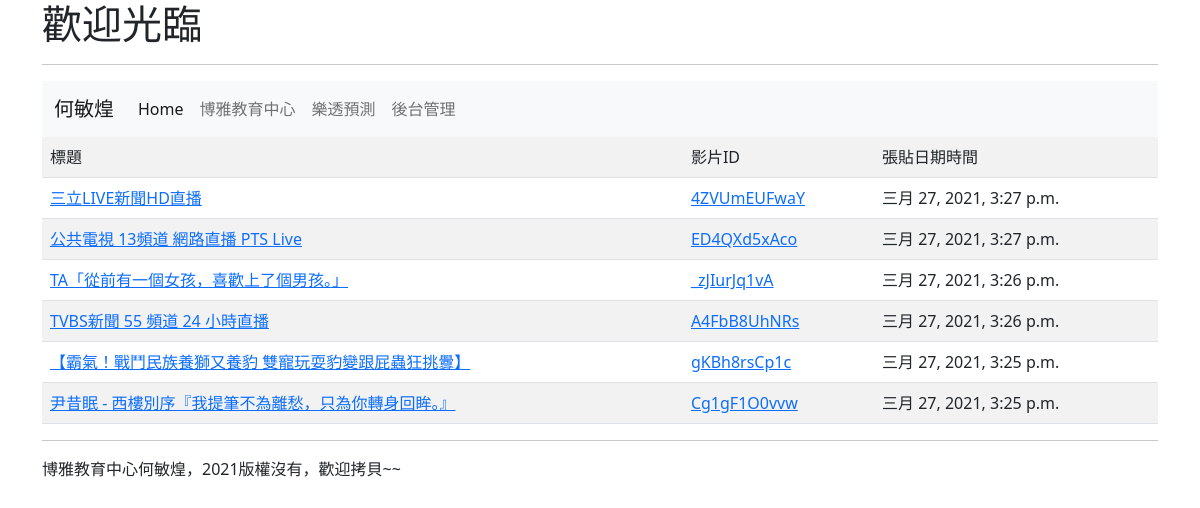
The page / on the database its author committed.
### mysite/models.py (models this page shows, shortened)
class Post(models.Model):
    title = models.CharField(max_length=200)
    vid = models.CharField(max_length=20, default="gKBh8rsCp1c")
    pub_date = models.DateTimeField(default=timezone.now)
    class Meta:
        ordering = ('-pub_date',)

### mysite/views.py (the view)
# urls.py: path('', views.index),
def index(request):
	posts = models.Post.objects.all()
	return render(request, "index.html", locals())

### templates/index.html (shortened to what this page needs)
<!doctype html>
<html>
  <head>
    <link href="https://cdn.jsdelivr.net/npm/bootstrap@5.0.0-beta2/dist/css/bootstrap.min.css" rel="stylesheet">
  </head>
  <body>
  	<div class="container">
    <h1>歡迎光臨</h1>
	<hr>
	<nav class="navbar navbar-expand-lg navbar-light bg-light">
  <div class="container-fluid">
    <a class="navbar-brand" href="#">何敏煌</a>
    <div class="collapse navbar-collapse" id="navbarNav">
      <ul class="navbar-nav">
        <li class="nav-item">
          <a class="nav-link active" aria-current="page" href="/">Home</a>
        </li>
        <li class="nav-item">
          <a class="nav-link" href="https://cla.nkust.edu.tw">博雅教育中心</a>
        </li>
        <li class="nav-item">
          <a class="nav-link" href="/lotto/">樂透預測</a>
        </li>
        <li class="nav-item">
          <a class="nav-link" href="/admin/" tabindex="-1" aria-disabled="true">後台管理</a>
        </li>
      </ul>
    </div>
  </div>
</nav>
  <table class='table table-striped'>
    <tr><td>標題</td><td>影片ID</td><td>張貼日期時間</td></tr>
  {% for post in posts %}
    <tr>
    <td><a href='https://www.youtube.com/watch?v={{ post.vid }}'>{{ post.title }}</a></td>
    <td><a href='/play/{{ post.id }}/'>{{ post.vid }}</a></td>
    <td>{{ post.pub_date }}</td>
    </tr>
  {% endfor %}
  </table>
	<hr>
	博雅教育中心何敏煌，2021版權沒有，歡迎拷貝~~
	</div>
  </body>
</html>

### rows shown on the page
Post: title "三立LIVE新聞HD直播", vid "4ZVUmEUFwaY", pub_date "三月 27, 2021, 3:27 p.m."
Post: title "公共電視 13頻道 網路直播 PTS Live", vid "ED4QXd5xAco", pub_date "三月 27, 2021, 3:27 p.m."
Post: title "TA「從前有一個女孩，喜歡上了個男孩。」", vid "_zJIurJq1vA", pub_date "三月 27, 2021, 3:26 p.m."
Post: title "TVBS新聞 55 頻道 24 小時直播", vid "A4FbB8UhNRs", pub_date "三月 27, 2021, 3:26 p.m."
Post: title "【霸氣！戰鬥民族養獅又養豹 雙寵玩耍豹變跟屁蟲狂挑釁】", vid "gKBh8rsCp1c", pub_date "三月 27, 2021, 3:25 p.m."
Post: title "尹昔眠 - 西樓別序『我提筆不為離愁，只為你轉身回眸。』", vid "Cg1gF1O0vvw", pub_date "三月 27, 2021, 3:25 p.m."
